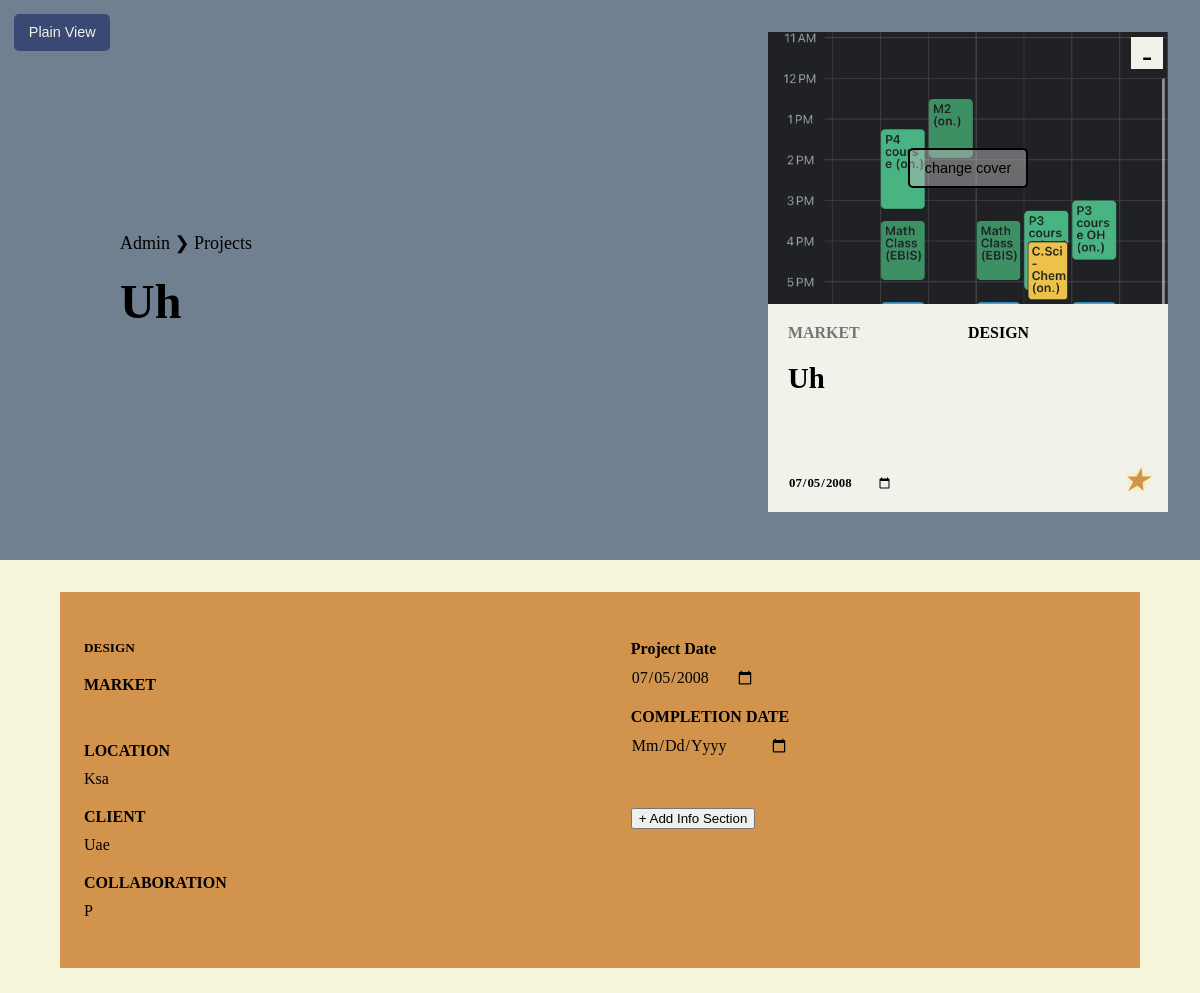
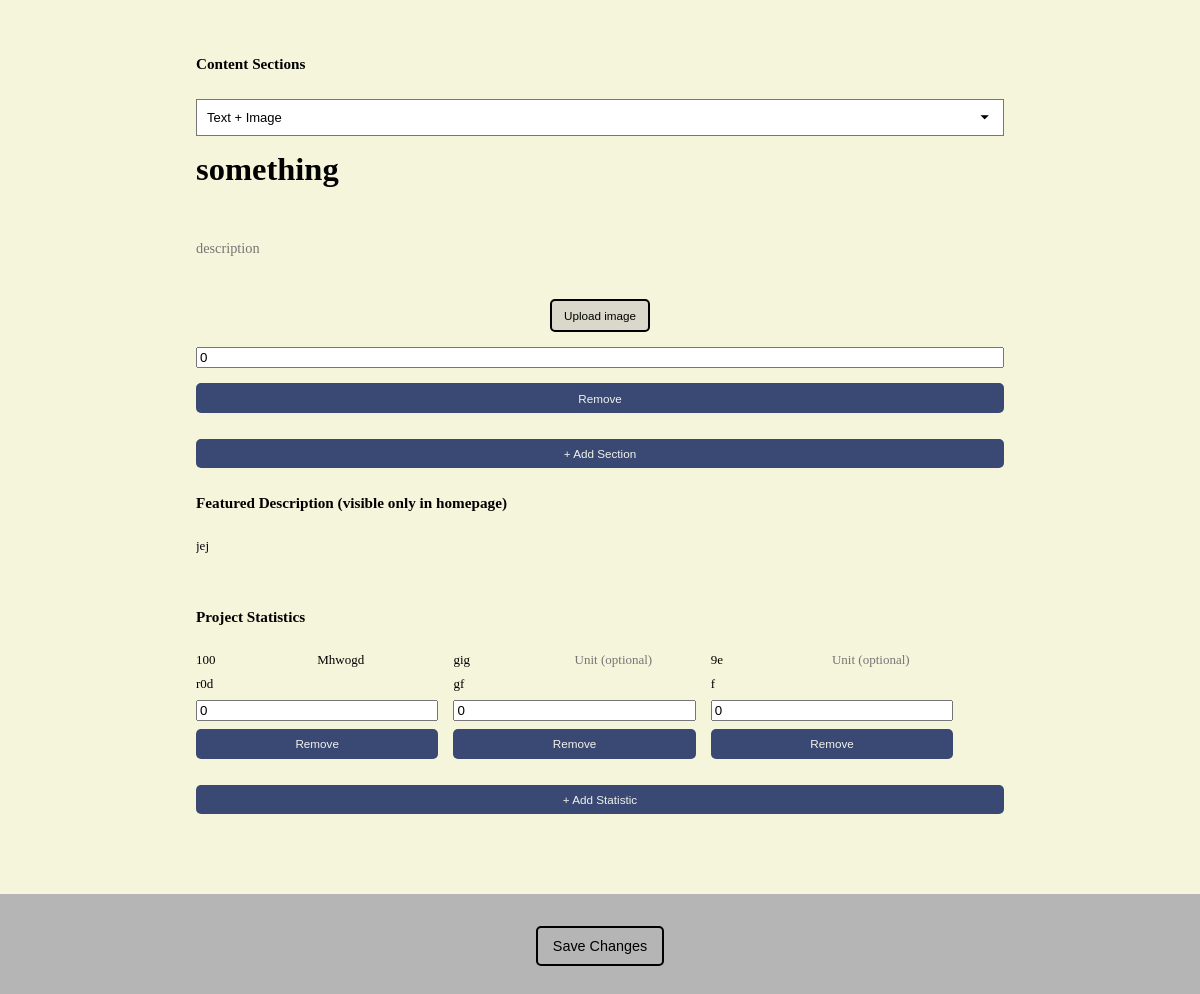
Page /admin/projects/10 on the earlier database version (2 pictures, top to bottom).
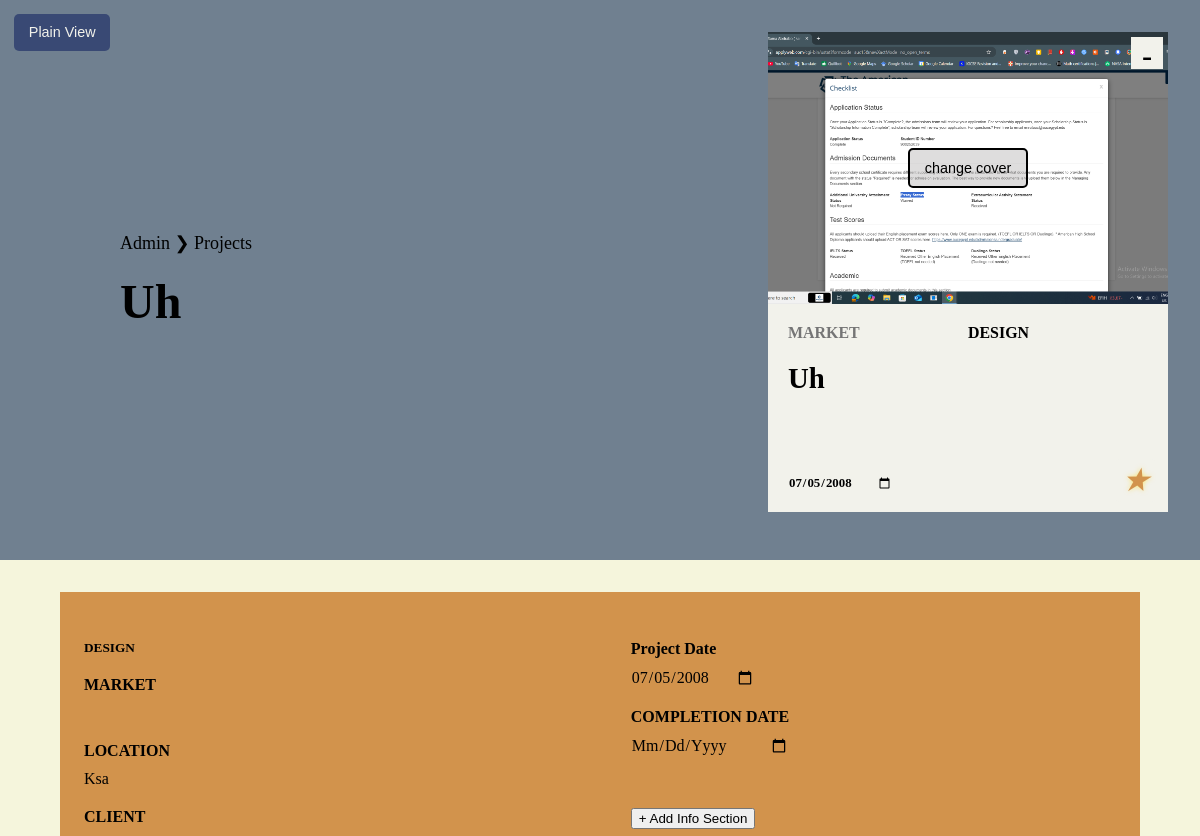
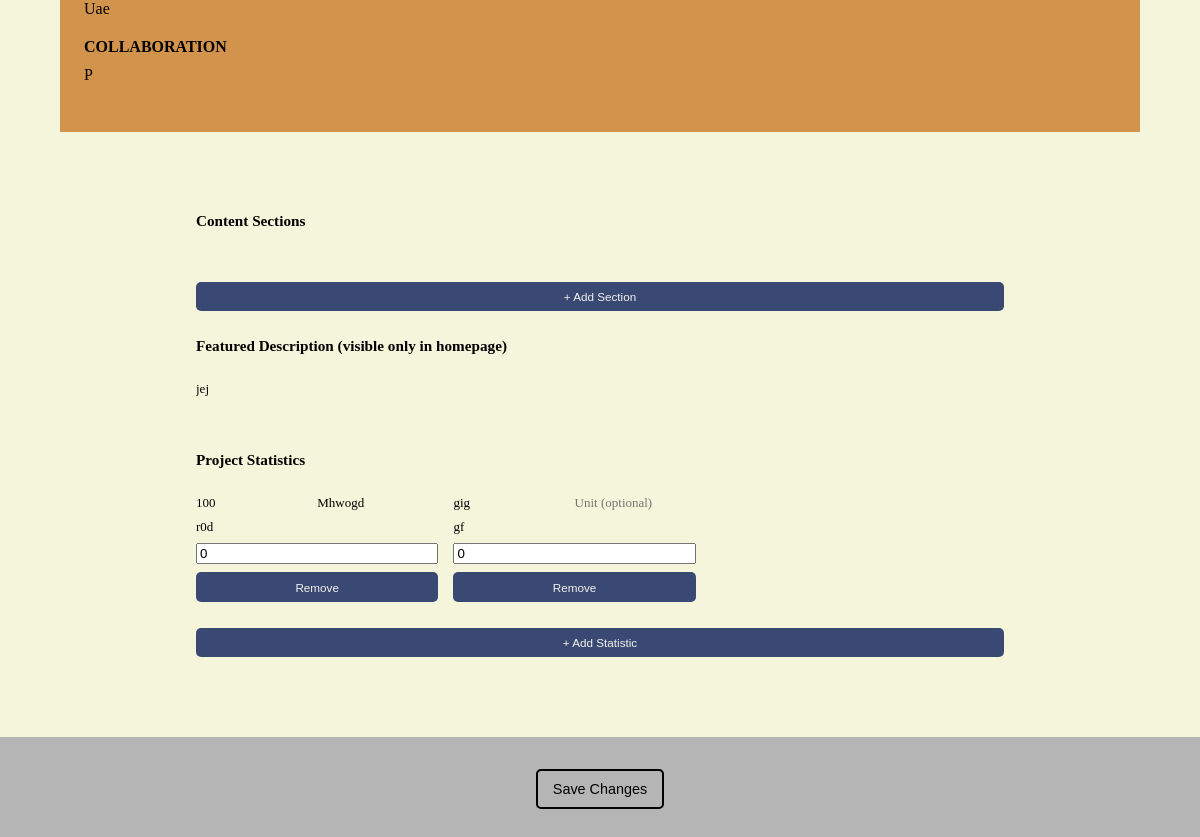
Same page on the later database version (2 pictures, top to bottom).
### app.py (models this page shows, shortened)
class Project(db.Model):
    id = db.Column(db.Integer, primary_key=True)
    title = db.Column(db.String(100), nullable=False)
    subtitle = db.Column(db.String(100))
    service = db.Column(db.String(100))
    market = db.Column(db.String(100))
    location = db.Column(db.String(100))
    client = db.Column(db.String(100))
    collaboration = db.Column(db.String(100))
    date = db.Column(db.Date)
    completion_date = db.Column(db.Date)
    description = db.Column(db.Text)
    feature = db.Column(db.Boolean, default=False)
    featured_description = db.Column(db.Text)
    cover_image_url = db.Column(db.String(255))  # For card thumbnails
    sections = db.relationship('ProjectSection', backref='project', cascade="all, delete-orphan")
    statistics = db.relationship('ProjectStatistic', backref='project', cascade="all, delete-orphan")

class ProjectSection(db.Model):
    id = db.Column(db.Integer, primary_key=True)
    project_id = db.Column(db.Integer, db.ForeignKey('project.id'))
    title = db.Column(db.String(100))
    description = db.Column(db.Text)
    layout_type = db.Column(db.String(20))  # 'full-text', 'text-image', 'image-text', 'stats', etc.
    order = db.Column(db.Integer)
    image_url = db.Column(db.String(255))

class ProjectStatistic(db.Model):
    id = db.Column(db.Integer, primary_key=True)
    project_id = db.Column(db.Integer, db.ForeignKey('project.id'))
    title = db.Column(db.String(100))
    value = db.Column(db.String(100))
    unit = db.Column(db.String(20))
    order = db.Column(db.Integer)

### app.py (the view)
@app.route("/admin/projects/<int:id>")
def edit_project_page(id):
    project = Project.query.get_or_404(id)
    panel_fields = {
        "service": project.service,
        "market": project.market,
        "location": project.location,
        "client": project.client,
        "collaboration": project.collaboration,
        "completion_date": project.completion_date,
        "date": project.date,
    }
    return render_template("edit_project.html",
                         project=project,
                         date=project.date,
                         panel_fields=panel_fields)

### templates/edit_project.html (shortened to what this page needs)
<!DOCTYPE html>
<html lang="en">
<head>
  <link rel="stylesheet" href="{{ url_for('static', filename='css/projects-sub.css') }}">
  <link rel="stylesheet" href="{{ url_for('static', filename='css/general.css') }}">
  <link rel="stylesheet" href="{{ url_for('static', filename='css/navbar.css') }}">
  <link rel="stylesheet" href="{{ url_for('static', filename='css/footer.css') }}">
  <link rel="stylesheet" href="{{ url_for('static', filename='css/edit_project.css') }}">
</head>
<body>
  <button class="admin_button" id="toggleViewBtn" style="position: fixed; top: 1em; left: 1em; z-index: 999;">Plain View</button>
  <main id="styled-view">
    <form action="/admin/projects/{{ project.id }}/edit" method="POST" enctype="multipart/form-data">
      <section class="cover-section-2">
        <div class="cover-text-2">
          <p><a href="/admin/home">Admin</a> ❯ <a href="/admin/projects">Projects</a></p>
          <h1><input name="title" style="text-transform: capitalize;" class="editable-input" value="{{ project.title }}"></h1>
        </div>
      </section>
      <section class="project-info-section">
        <div class="project-info-main">
          <div class="project-info-description">
            <div class="form-section">
              <h3>Content Sections</h3>
              <div id="sections-container">
                {% for section in project.sections %}
                <div class="section-item" data-id="{{ section.id }}">
                  <select class="section-button" name="section_layout[]">
                    <option value="text-image" {% if section.layout_type=='text-image' %}selected{% endif %}>Text + Image</option>
                  </select>
                  <div class="project-info-description">
                    <h1><textarea type="text" name="section_title[]" class="editable-textarea auto-resize"  placeholder="Section title">{{ section.title }}</textarea></h1>
                  </div>
                  <div class="project-info-description-p">
                    <textarea name="section_description[]" class="editable-textarea auto-resize" placeholder="description">{{ section.description or '' }}</textarea>
                  </div>
                  {% if section.layout_type in ['text-image', 'image-text'] %}
                  <div class="card-visual" style="background-image: url('{{ section.image_url }}'); position: relative;">
                    <div class="cover-button general">
                      <button>
                        <label for="section_image_{{ section.id }}">{% if section.image_url %}Change image{% else %}Upload image{% endif %}</label>
                      </button>
                    </div>
                  </div>
                  {% endif %}
                  <input type="number" name="section_order[]" value="{{ section.order }}" placeholder="Order">
                  <button type="button" class="remove-section admin_button">Remove</button>
                </div>
                {% endfor %}
              </div>
              <button type="button" class="admin_button" id="add-section">+ Add Section</button>
            </div>
            <div class="form-section">
              <h3>Featured Description (visible only in homepage)</h3>
              <textarea name="featured_description" placeholder="limit to a few lines" class="editable-textarea auto-resize">{{ project.featured_description or '' }}</textarea>
            </div>
            <div class="form-section">
              <h3>Project Statistics</h3>
              <div id="statistics-container">
                {% for stat in project.statistics %}
                <div class="statistic-item">
                  <div>
                    <input type="text" class="stat_value editable-input" name="stat_value[]" value="{{ stat.value }}" placeholder="Value">
                    <input type="text" class="stat_unit editable-input" name="stat_unit[]" value="{{ stat.unit }}" placeholder="Unit (optional)">
                  </div>
                  <input type="text" class="stat_title editable-input" name="stat_title[]" value="{{ stat.title }}" placeholder="Statistic title">
                  <input type="number" class="stat_order" name="stat_order[]" value="{{stat.order}}" placeholder="order displayed">
                  <button type="button" class="remove-statistic">Remove</button>
                </div>
                {% endfor %}
              </div>
              <button type="button" class="admin_button" id="add-statistic">+ Add Statistic</button>
            </div>
          </div>
        </div>
        <div class="project-info-panel">
          {% if project.service or True %}
          <div class="project-info-panel-div">
            <h5><input name="service" class="editable-input" style="text-transform: uppercase;" placeholder="SERVICE" value="{{ project.service or '' }}"></h5>
          </div>
          {% endif %}
          {% if project.market or True %}
          <div class="project-info-panel-div">
            <h4>MARKET</h4>
            <div class="project-info-panel-div-p">
              <input name="market" class="editable-input" value="{{ project.market or '' }}">
            </div>
          </div>
          {% endif %}
          {% if project.location or True %}
          <div class="project-info-panel-div">
            <h4>LOCATION</h4>
            <div class="project-info-panel-div-p">
              <input name="location" class="editable-input" value="{{ project.location or '' }}">
            </div>
          </div>
          {% endif %}
          {% if project.client or True %}
          <div class="project-info-panel-div">
            <h4>CLIENT</h4>
            <div class="project-info-panel-div-p">
              <input name="client" class="editable-input" value="{{ project.client or '' }}">
            </div>
          </div>
          {% endif %}
          {% if project.collaboration or True %}
          <div class="project-info-panel-div">
            <h4>COLLABORATION</h4>
            <div class="project-info-panel-div-p">
              <input name="collaboration" class="editable-input" value="{{ project.collaboration or '' }}">
            </div>
          </div>
          {% endif %}
          {% if project.date or True %}
          <div class="project-info-panel-div">
            <h4>Project Date</h4>
            <input name="date" type="date" placeholder="Date" class="editable-input" value="{{project.date.strftime('%Y-%m-%d') if project.date else '' }}" />
          </div>
          {% endif %}
          {% if project.completion_date or True %}
          <div class="project-info-panel-div">
            <h4>COMPLETION DATE</h4>
            <div class="project-info-panel-div-p">
              <input name="completion_date" type="date" class="editable-input" value="{{ project.completion_date.strftime('%Y-%m-%d') if project.completion_date else '' }}">
            </div>
          </div>
          {% endif %}
          <div style="margin-top: 2em;">
            <button type="button" onclick="addPanelField()">+ Add Info Section</button>
          </div>
        </div>
      </section>
      <div class="general" style="text-align:center; margin:2em;">
        <button type="submit">Save Changes</button>
      </div>
    </form>
    <div id="floating-card" class="card-item hover-effect" style="position: fixed; top: 2em; right: 2em; z-index: 9999; cursor: move;">
      <div class="card-visual" id="preview-image" style="background-image: url('{{ project.cover_image_url }}'); position: relative;">
        {% if project.cover_image_url %}
        <div class="cover-button general">
          <button>
            <label for="cover_image">change cover</label>
          </button>
        </div>
        {% endif %}
      </div>
      <div class="card-subtext">
        <h5 style="display: flex; align-items: center;">
          <input id="preview-market" value="{{ project.market }}" style="text-transform: uppercase;" placeholder="Market" class="editable-input" />
          <input id="preview-service" value="{{ project.service or '' }}" style="text-transform: uppercase;" placeholder="Service" class="editable-input" />
        </h5>
        <h2 style="text-transform: capitalize;"><input id="preview-title" value="{{ project.title }}" class="editable-input"/></h2>
        <h6 class="project-date">
          <input name="date" id="preview-date" type="date" placeholder="Date" class="editable-input" value="{{ project.date.strftime('%Y-%m-%d') if project.date else '' }}" />
        </h6>
        <div class="card-actions">
          <i class="feature-star {% if project.feature %}featured{% endif %}"
            onclick="toggleFeature('{{ project.id }}', this)">
          </i>
        </div>
      </div>
      <button id="collapse-btn" style="position:absolute; top:5px; right:5px;background-color: var(--white); border:none;width:1em;height:1em; font-size:2em; cursor:pointer;">-</button>
    </div>
  </main>
</body>
</html>

### static/css/projects-sub.css (style rules this page uses)
p a { text-decoration: none; color: inherit; }
.project-info-section { background-color:var(--beige); display:flex; flex-direction:row; justify-content: center; align-items: flex-start; }
.project-info-main { max-width:70em; padding:5em; padding-left:13em; padding-right:11em; display:flex; flex-direction:column; justify-content:flex-start; align-items:center; }
.project-info-description { min-width:40em; width:100%; display:flex; flex-direction:column; gap:2em; }
.project-info-panel { background-color:var(--accent); margin:0; margin-top:-5em; height:auto; width:17em; padding:1.5em; display:flex; margin-left:auto; margin-right:10vw; flex-direction:column; align-items:flex-start; gap:20px; }
.project-info-panel-div { display:flex; flex-direction:column; flex-wrap:wrap; gap:10px; }
.project-info-panel-div-p { display:flex; flex-direction:column; flex-wrap:wrap; text-transform: capitalize; gap:15px; }
@media screen and (max-width: 1200px ) { .project-info-section { width:100%; margin:0; display:flex; flex-direction:column-reverse; justify-content: center; align-items: center; } }
@media screen and (max-width: 1200px ) { .project-info-main { margin:0; width:100%; padding-left:13vw; padding-right:13vw; padding-top:3em; } }
@media screen and (max-width: 1200px ) { .project-info-description { min-width:0; font-size: small; } }
@media screen and (max-width: 1200px ) { .project-info-panel { padding-top:3em; padding-bottom:3em; width:90%; margin:2em; gap:20px; flex-direction:column; flex: 1 1 calc(50% - 10px); flex-wrap:wrap; max-height: 25em; } }
@media screen and (max-width: 1200px ) { .project-info-panel-div-p { gap:10px; } }

### static/css/general.css (style rules this page uses)
a { color:inherit; }
html { scroll-behavior: smooth; scrollbar-color:var(--navy_color) var(--background_color); width:100%; }
body { width:100vw; overflow-x: hidden; }
:root { --navy_color:#394974; --blue:#a9bbc8; --blue-dark:#9dadb9; --navy-dark: #0D1321; --hover_color:rgb(143, 142, 142); --accent:#d2934c; --background_color:rgb(181, 181, 181); --beige:beige; --white:#f2f2eb; }
p { font-size: large; }
.general button { font-size:0.9em; background-color: transparent; border-radius:5px 5px; border:2px solid black; color:black; padding:0.7em 1em; }
.cover-section-2 { height:70vh; display:flex; flex-direction:column; justify-content: center; align-items: flex-start; background-color: slategray ; }
.cover-text-2 { display:flex; flex-direction:column; justify-content: center; align-items:flex-start; padding:10vw; gap:20px; }
.cover-text-2 h1 { font-size:3em; }

### static/css/navbar.css (style rules this page uses)
body { background-color: var(--background_color); }
* { margin:0; box-sizing: border-box; text-decoration: none; scroll-behavior: smooth; }

### static/css/footer.css (style rules this page uses)
body { display: flex; flex-direction: column; min-height: 100vh; }
main { flex: 1; }

### templates/edit_project.html (style rules this page uses)
.remove-statistic { font-size:0.9em; background-color: var(--navy_color); border-radius:5px 5px; border:none; color:var(--white); padding:0.7em 1em; }

Differences in the rows shown:
removed ProjectSection: layout_type "Text + Image", title "something", shows "Upload image", order "0"
removed ProjectStatistic: value "9e", title "f", order "0"
changed Project "uh": cover_image_url: a different picture
